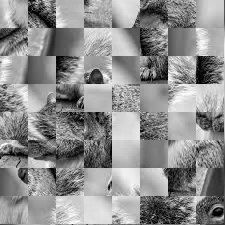
#> input picture Squirrel_Puzzle.jpg, 225 x 225 px, found by its file name
$ python main.py
#> lines starting #> are read from the running program, lines starting #| are printed output that depends on the picture
### Bayes_Class.py
'''
The purpose of this class is to find the minimal energy configuration using Baysian Optomization.
Although this would normally require a continuous domain, we can use floor and ceiling functions to effectively discritize the domain into array indicies.
'''

from bayes_opt import BayesianOptimization
import numpy as np
import cv2
import matplotlib.pyplot as plt


class Bayes_premade: # this class uses a premade Bayesian Optomization package - mostly just a proof of concept
    '''
    There are a few drawbacks to using the premade optomizer
        1) FIXED - it does not draw from a lattice, but instead from R^n as its domain - we need to clip the chosen values to integers in the objective function
        2) it does not respect the uniqueness of tiles and thus the same tile could be chosen multiple times in the optomal solution
        3) We cannot set the eneriges of the same tile to infinite
    '''
    def __init__(self, grid, dict_list, cached_energies, init_points = 5, n_iter = 25, verbose = 0):
        self.grid : np.ndarray = grid
        self.grid_shape = grid.shape
        self.num_tiles : int = self.grid_shape[0] * self.grid_shape[1] # number of tiles in the puzzle
        self.tile_data = dict_list
        self.cached_energies = cached_energies
        self.objective_function = self.create_objective_function()
        self.pbounds = { "position%i"%i : (0, self.num_tiles-1, int) for i in range(self.num_tiles)} # dictionary indicating the restrictions on parameter space over which to optomize
        self.keys = [f"position{i}" for i in range(self.num_tiles)]

        self.optomizer = BayesianOptimization(f = self.objective_function, pbounds = self.pbounds, verbose=verbose, random_state = 1)

        self.optomizer.maximize(init_points, n_iter)

        self.solution = np.zeros((self.grid_shape[0],self.grid_shape[1]), dtype=int)

        for i in range(self.num_tiles):
                m = i // self.grid_shape[1] # row index
                n = i % self.grid_shape[1] # column index
                self.solution[m,n] = self.optomizer.max["params"]["position%i"%i]

        self.energy = self.optomizer.max["target"]

    def create_objective_function(self): # create the function that that the gausian processes will attempt to maximize

        # [21 lines left out: function objective_function, not called in this run]

        return objective_function


#
#
#------------------------------------------
#
# I/O  Functions
#
#------------------------------------------
#

def generate_bayes_from_file(filename="Inputs/Squirrel_Puzzle.jpg", grid_size=(8,8), color=True, energy_function = lambda x,y: np.mean(np.maximum(x,y)-np.minimum(x,y)), init_points = 5, n_iter = 25, verbose = 0) -> Bayes_premade:
    """
    Create a simulation_grid object directly from an image file.

    filename : string : path of the file to be imported
    grid_size : tuple of integers : gives the number of puzzle pieces which the image is split into
    color : boolean : Determines if the image is read in color or black and white
    """
#> called with filename = 'Inputs/Squirrel_Puzzle.jpg', grid_size = (8, 8), color = True, init_points = 100, n_iter = 50, verbose = 0

    num_tiles = grid_size[0]*grid_size[1] # total number of tiles in the image

    if color:
        color_volume = cv2.imread(filename, cv2.IMREAD_COLOR)# we need these to be int16 so that there is not wrapping of the unsinged integers when we compute energies. This should allow proper energy computation; commented out the int16 part because I ordered the terms in the mean
#> color_volume is the input picture: shape (225, 225, 3); min 0, max 255, mean 142.6
        #print(type(color_volume[0,0,0])) # it is indeed stored as uint8
        '''
        This outputs a 3 dimensional array: (hight, width, 3)
        We will need to store data differently taking this into account.
        '''
    else:
        gray_matrix = cv2.imread(filename, cv2.IMREAD_GRAYSCALE)

    '''Chop up the image'''

    tiles = [] # this only contains the

    if not color:
        width = gray_matrix.shape[1] # horizontal distance - should be the shoter of the two
        length = gray_matrix.shape[0]
        tile_width = width//grid_size[1]
        tile_length = length//grid_size[0]

        tile_sides = np.empty( ( num_tiles, 4, max(tile_length,tile_width) ), dtype=np.float32)

        for i in range(grid_size[0]):
            for j in range(grid_size[1]):
                tiles.append(gray_matrix[tile_length*i:tile_length*(i+1),tile_width*j:tile_width*(j+1)]) # need this one to reconstruct the array later
                index = i * grid_size[1] + j
                tile_sides[index, 0, :tile_width] = gray_matrix[tile_length*i,tile_width*j:tile_width*(j+1)]
                tile_sides[index, 2, :tile_width] = gray_matrix[tile_length*(i+1)-1,tile_width*j:tile_width*(j+1)]
                tile_sides[index, 1, :tile_length] = gray_matrix[tile_length*i:tile_length*(i+1),tile_width*j]
                tile_sides[index, 3, :tile_length] = gray_matrix[tile_length*i:tile_length*(i+1),tile_width*(j+1)-1]
        del gray_matrix # no need to store a large matrix any longer than we need it. We only need the boarders anyway
        cached_energies = cache_energies_grayscale(num_tiles, tile_sides, energy_function, tile_length,tile_width)

    else:
        width = color_volume.shape[1] # horizontal distance - should be the shoter of the two
#> width = 225
        length = color_volume.shape[0]
#> length = 225
        tile_width = width//grid_size[1]
#> tile_width = 28
        tile_length = length//grid_size[0]
#> tile_length = 28

        tile_sides = np.empty( ( num_tiles, 4, max(tile_length,tile_width), 3 ), dtype=np.float32)

        for i in range(grid_size[0]):
            for j in range(grid_size[1]):
                tiles.append(color_volume[tile_length*i:tile_length*(i+1),tile_width*j:tile_width*(j+1),:]) # need this one to reconstruct the array later
                index = i * grid_size[1] + j
                tile_sides[index, 0, :tile_width, :] = color_volume[tile_length*i,tile_width*j:tile_width*(j+1), :]
                tile_sides[index, 2, :tile_width, :] = color_volume[tile_length*(i+1)-1,tile_width*j:tile_width*(j+1), :]
                tile_sides[index, 1, :tile_length, :] = color_volume[tile_length*i:tile_length*(i+1),tile_width*j, :]
                tile_sides[index, 3, :tile_length, :] = color_volume[tile_length*i:tile_length*(i+1),tile_width*(j+1)-1, :]
#> after the loop, tiles = 64 items

        del color_volume # no need to store a large matrix any longer than we need it. We only need the boarders anyway

        cached_energies = cache_energies_color(num_tiles, tile_sides, energy_function, tile_length,tile_width)

    grid = np.arange(0,num_tiles,1,dtype=int).reshape((grid_size[0],grid_size[1])) # the representation of the image; using uint8 because nothing is negative or bigger than 255 and thus using any other integer system would be wasteful


    tiles = np.array(tiles, dtype=object) # apparently you can make a list of arrays into an array - this makes indexing later much easier - this is a change from the previous version

    print("cached tile energies")


    return Bayes_premade(grid,tiles,cached_energies,init_points,n_iter, verbose=verbose)


def cache_energies_color(num_tiles, tile_sides, energyFunction, tile_length,tile_width):

#> called with num_tiles = 64, tile_sides = array of shape (64, 4, 28, 3), tile_length = 28, tile_width = 28
    cached_energies = np.zeros((num_tiles,num_tiles,4),dtype=np.float32)

    for i in range(num_tiles): # run the first loop in parallel - innner loops apparently cannot be parallelized
        for j in range(num_tiles):
            cached_energies[i,j,0] = energyFunction( tile_sides[i, 0, :tile_width], tile_sides[j, 2, :tile_width,:] ) # cutting off at tile_width shouldn't matter since they subtract out anyway, but in the case of some other energy function this is a good practice to do anyway
            cached_energies[i,j,1] = energyFunction( tile_sides[i, 1, :tile_length], tile_sides[j, 3, :tile_length,:] ) # although tiles could be indexed with an array, I think compatability would average over everything so We'll have to settle for the loop
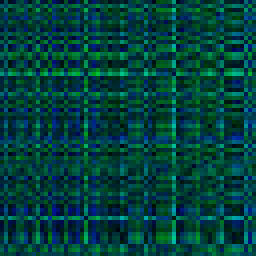
#> cached_energies: shape (64, 64, 4) float32 (shown 4 times larger); mean of channels 0, 1, 2, 3 62.4, 66.1, 0, 0; drawn as B, G, R

    return cached_energies


# [45 lines left out: functions cache_energies_grayscale, bayes_reconstruct, save_bayes_output, not called in this run]

### main.py
from Annealing_Class import generate_simGrid_from_file, save_annealing_output, annealing_reconstruct
from Genome_Class import generate_genome_from_file, save_genome_output, genome_reconstruct
from Bayes_Class import generate_bayes_from_file, save_bayes_output, bayes_reconstruct
import matplotlib.pyplot as plt
import numpy as np
from time import sleep, time
import cv2
from numba import njit

'''
Setup
'''

@njit(fastmath=True, parallel=True)
def compatability(x,y):  # energy function
    return np.mean(np.abs(x-y))
#compatability = lambda x,y: np.mean(np.maximum(x,y) - np.minimum(x,y))

solver = "Bayes" # may be SA, GA, Linear, or Bayes

Color = True

file = "Inputs/"+"Squirrel_Puzzle.jpg"

puzzle_size = (8,8)


start_time = time()
if solver == "GA":
    simulation = generate_genome_from_file(file, color=Color,populationSize=100, numberGenerations=5, parentsPerGeneration=5, energy_function=compatability, grid_size=puzzle_size, T0=10., Tf=0.5, geometric_decay_rate=0.999, updates=True)
    print(f"Initial Energy: {simulation.energy}")
    simulation.run_simulation()
    #simulation.run_simulation_with_annealing()
    end_time = time()
    print(f"Final energy {simulation.energy}")
    print(f"Completed in {end_time-start_time} seconds")
    restored_page = genome_reconstruct(simulation, color=Color)
    #save_genome_output("Outputs/"+"genome-color.jpg", simulation, Color, restored_page)
elif solver == "SA":
    simulation = generate_simGrid_from_file(file, color=Color, energy_function=compatability, grid_size=puzzle_size, T0=10., Tf=0.5, geometric_decay_rate=0.9999)
    print(f"Initial Energy: {simulation.energy}")
    simulation.anneal()
    end_time = time()
    print(f"Final energy {simulation.energy}")
    print(f"Completed in {end_time-start_time} seconds")
    restored_page = annealing_reconstruct(simulation, color=Color)
    #save_annealing_output("Outputs/"+"genome-color.jpg", simulation, Color, restored_page)
elif solver == "Linear":
    pass
elif solver == "Bayes":
    simulation = generate_bayes_from_file(file, color=Color, energy_function=compatability, init_points=100, n_iter=50, verbose = 0)
#> (the run stopped early here; a loop or call above may not have finished)
